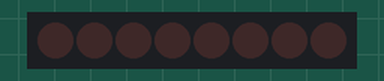
Recording of a program running on a simulated Raspberry Pi Pico running MicroPython. Shown: 8 shift-register outputs drawn as a row of LEDs (first output left, lit = HIGH). At 4.0 s the program stops and its outputs stay as they are.

Above: at 0.5 s.
At 3.5 s:
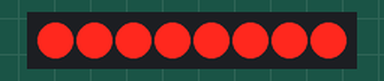
Timing chart, 0 to 4.6 s (numbered marks = the images above):
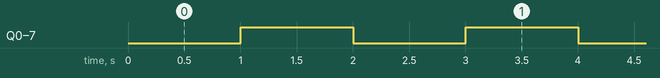

Measured:
- by itself, Q0–7: alternates HIGH for 1.0 s and LOW for 1.0 s

The program:

shift_register_leds.py
```python
from machine import Pin
from time import sleep

# Number of shift registers
SHIFT_REGISTERS = 2

# Pin numbers for the shift register (GPIO Numbers)
DS_PIN = Pin(13, Pin.OUT) # Data pin
STCP_PIN = Pin(15, Pin.OUT) # Latch pin
SHCP_PIN = Pin(14, Pin.OUT) # Clock pin

lights = [0] * 8 * SHIFT_REGISTERS

def all_lights_on():
    for i in range(0, len(lights)):
        lights[i] = 1
    update_lights()

def all_lights_off():
    for i in range(0, len(lights)):
        lights[i] = 0
    update_lights()

def white_lights_on():
    for i in range(0, 8):
        lights[i] = 1
    update_lights()

def white_lights_off():
    for i in range(0, 8):
        lights[i] = 0
    update_lights()

def color_lights_on():
    for i in range(8, 16):
        lights[i] = 1
    update_lights()

def color_lights_off():
    for i in range(8, 16):
        lights[i] = 0
    update_lights()

def update_lights():
    #put latch down to start data sending
    SHCP_PIN.value(0)
    STCP_PIN.value(0)
    SHCP_PIN.value(1)

    #load data in reverse order
    for i in range(len(lights) - 1, -1, -1):
        SHCP_PIN.value(0)
        DS_PIN.value(lights[i])
        SHCP_PIN.value(1)

    #put latch up to store data on register
    SHCP_PIN.value(0)
    STCP_PIN.value(1)
    SHCP_PIN.value(1)

all_lights_off
sleep(1)

white_lights_on()
sleep(1)

white_lights_off()
color_lights_on()
sleep(1)

all_lights_on()
sleep(1)

all_lights_off()
```
